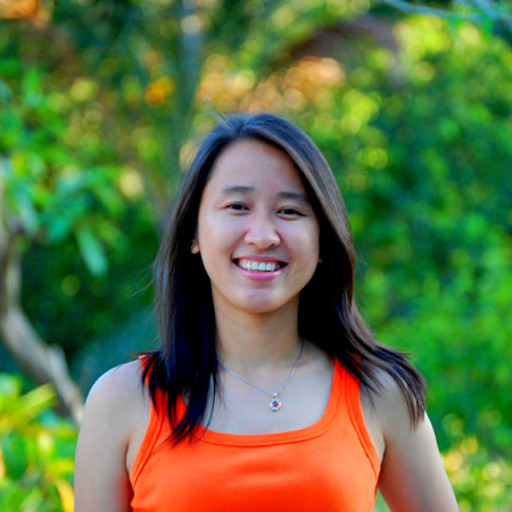
//> input picture DisplayImage/thiri.jpg, 512 x 512 px, given in place of the camera
$ ./main   (built with g++ and OpenCV 4)
//> lines starting //> are read from the running program, lines starting //| are printed output that depends on the picture; after the words box and inside, x2 and y2 are one past the last pixel; in counts of white or black regions, pixels touching at a corner belong together
//> further down, frame is the input picture: 512 rows x 512 cols, CV_8UC3; mean B, G, R 66.3, 114.6, 93.3
#include <stdio.h>
#include <opencv2/opencv.hpp>
#include<string>
using namespace std;
using namespace cv;

string face_cascade_name = "/home/debian/facedetection/haarcascade_frontalface_alt.xml";
string eyes_cascade_name = "/home/debian/facedetection/haarcascade_eye_tree_eyeglasses.xml";
CascadeClassifier face_cascade;
CascadeClassifier eyes_cascade;

void detectAndDisplay(Mat frame)
{
	std::vector<Rect> faces;
	Mat frame_gray;

	cvtColor(frame, frame_gray, CV_BGR2GRAY);
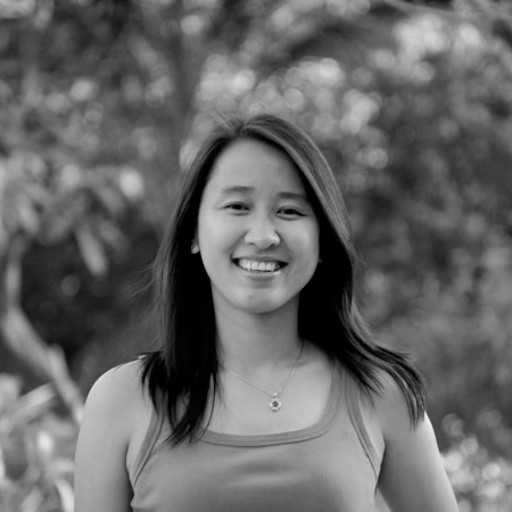
//> frame_gray: 512 rows x 512 cols, CV_8UC1; min 0, max 237, mean 102.7
	equalizeHist(frame_gray, frame_gray);
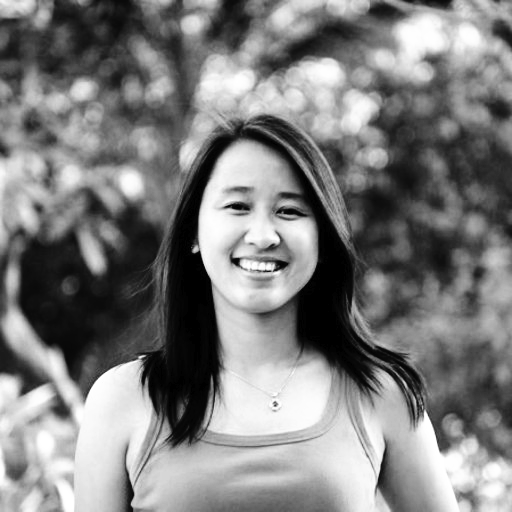
//> frame_gray: 512 rows x 512 cols, CV_8UC1; min 0, max 255, mean 125.7

	face_cascade.detectMultiScale(frame_gray, faces, 1.1, 2, 0 |
        CV_HAAR_SCALE_IMAGE, Size(120, 120));// Detect faces
//> faces = 1 Rect (x, y, width, height): [189, 151, 145, 145]

	for (size_t i = 0; i < faces.size(); i++)
	{
		Point center(faces[i].x + faces[i].width*0.5, faces[i].y + faces[i].height*0.5);
		ellipse(frame, center, Size(faces[i].width*0.5, faces[i].height*0.5), 0, 0, 360, Scalar(255, 0, 255), 4, 8, 0);

		Mat faceROI = frame_gray(faces[i]);
		std::vector<Rect> eyes;

		eyes_cascade.detectMultiScale(faceROI, eyes, 1.1, 2, 0 |
            CV_HAAR_SCALE_IMAGE, Size(30, 30)); // In each face, detect eyes

		for (size_t j = 0; j < eyes.size(); j++)
		{
			Point center(faces[i].x + eyes[j].x + eyes[j].width*0.5, faces[i].y + eyes[j].y + eyes[j].height*0.5);
			int radius = cvRound((eyes[j].width + eyes[j].height)*0.25);
			circle(frame, center, radius, Scalar(255, 0, 0), 4, 8, 0);
		}
	}
//> this loop made 1 pass
//> (center, eyes) on pass 1: (Point(261, 223), 1 Rect (x, y, width, height): [81, 44, 34, 34])
//> pass 1, in detectAndDisplay, `Mat faceROI = frame_gray(faces[i]);`:
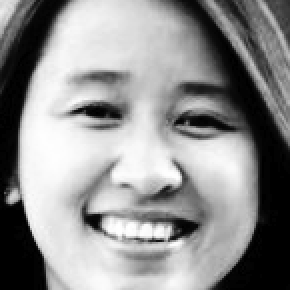
//> faceROI: 145 rows x 145 cols, CV_8UC1 (shown 2 times larger); min 0, max 255, mean 143.5
//> after the loop:
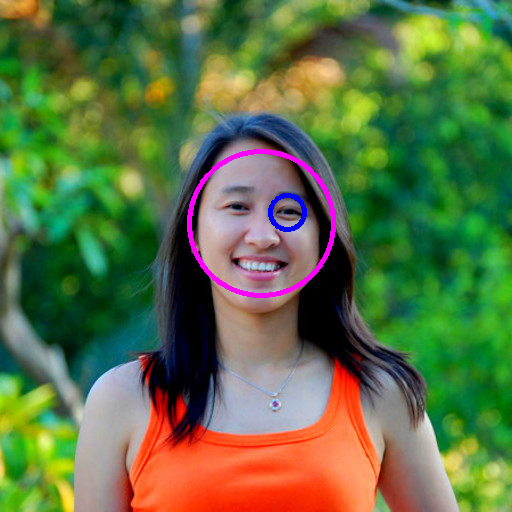
//> frame: 512 rows x 512 cols, CV_8UC3; 1.06% of pixels changed, all inside (x1, y1, x2, y2) = (187, 149, 336, 298)
	imshow("Frame", frame);
}

int main(int argc, char** argv)
{
	//Load the cascades
	if (!face_cascade.load(face_cascade_name)) { printf("--(!)Error loading\n"); return -1; };
	if (!eyes_cascade.load(eyes_cascade_name)) { printf("--(!)Error loading\n"); return -1; };

	VideoCapture cap(0);//Default camera
	if (!cap.isOpened()) { printf("Video is not opened. \n"); return -1; }
	else { printf("Video is opened. \n"); }

	union { int v; char c[5]; } uEx;
	uEx.v = static_cast<int>(cap.get(CV_CAP_PROP_FOURCC));
	uEx.c[4] = '\0';
	printf("Codec: %s \n", uEx.c);

// [5 lines of commented-out code are left out]

	double rate = cap.get(CV_CAP_PROP_FPS);//Frame rate
	printf("Frame rate: %f \n", rate);
	int dperiod = 33;

	Mat frame;
	for (int i = 0;; i++) {
		if (!cap.read(frame)) break;
		detectAndDisplay(frame);
		if (waitKey(dperiod) == 27) break; //if 'Esc' key is pressed
//> the Esc key is pressed
	}
	cap.release();
	//waitKey(5000);
	return 0;
}
